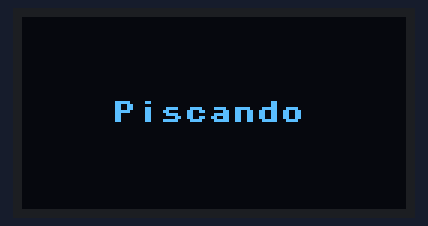
Bench run of a program on a simulated Raspberry Pi Pico running MicroPython. Parts: 128×64 one-colour display.

Above: at 0.26 s.

The program:

08_texto_piscando.py
```python
from machine import Pin, I2C
from ssd1306 import SSD1306_I2C
import time

i2c = I2C(1, scl=Pin(3), sda=Pin(2), freq=400000)
oled = SSD1306_I2C(128, 64, i2c)

while True:
    oled.fill(0)
    oled.text("Piscando", 30, 28)
    oled.show()
    time.sleep_ms(400)
    oled.fill(0)
    oled.show()
    time.sleep_ms(400)
```
